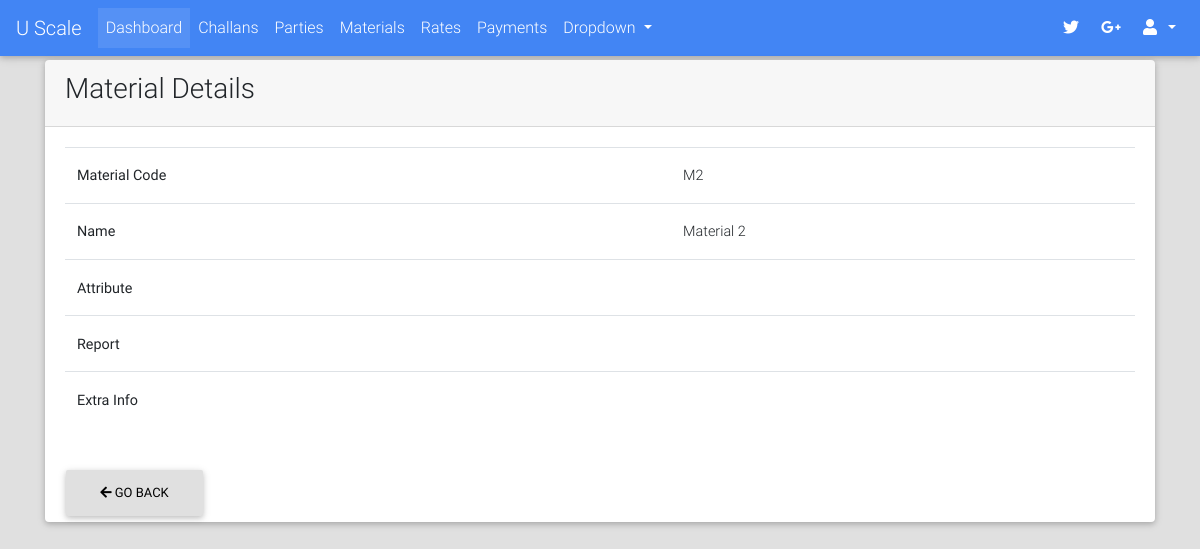
Before: /materials/detail/M2/ (signed in) with the older database file.
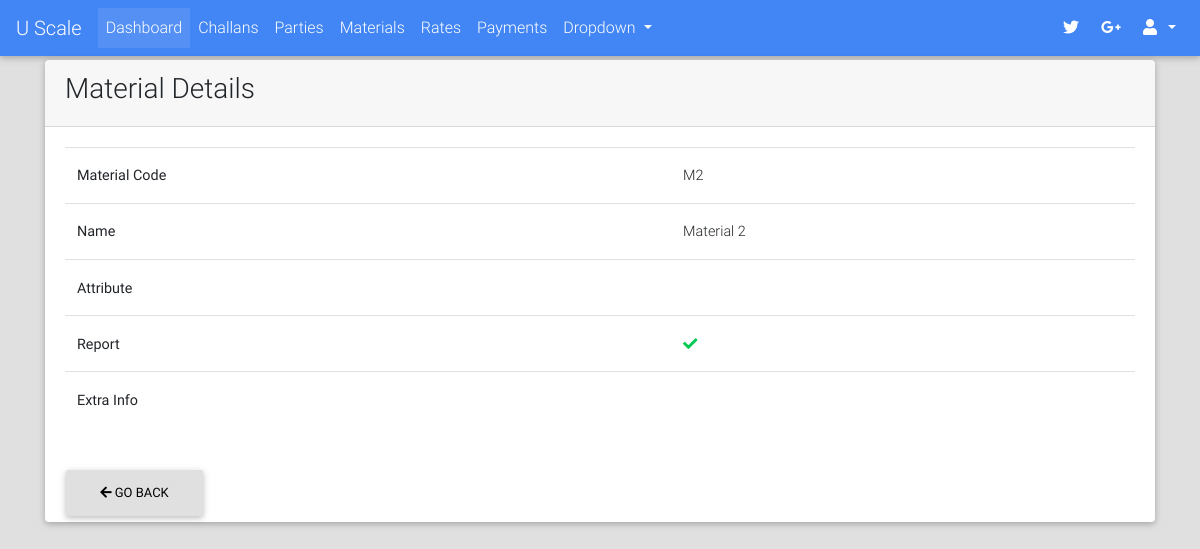
After: the same page with the newer database file.
### materials/views.py (the view)
# urls.py: url(r"^detail/(?P<material_code>[0-9a-zA-Z-\w]+)/$", views.MaterialDetailView.as_view(), name="detail"),
class MaterialDetailView(LoginRequiredMixin, DetailView):
    model = Material
    template_name = "materials/detail.html"
    slug_field = "material_code"
    slug_url_kwarg = "material_code"
    def get_object(self, queryset=None):
        material = super().get_object()
        if material.is_active:
            return material
        return Http404("Material Is Not Active")

### portal/templates/materials/detail.html (shortened to what this page needs)
{% extends "portal/base.html" %}
{% load crispy_forms_tags %}
{% block content %}
    <div class="container">
        <div class="card">
            <div class="card-header">
                <h3>Material Details</h3>
            </div>
            <div class="card-body">
                <table class="table">
                    <tbody>
                        <tr>
                             <th>Material Code</th>
                             <td>{{ material.material_code }}</td>
                         </tr>
                        <tr>
                            <th>Name</th>
                            <td>{{ material.name }}</td>
                        </tr>
                        <tr>
                            <th>Attribute</th>
                            <td>{{ material.attribute }}</td>
                        </tr>
                        <tr>
                            <th>Report</th>
                            <td>
                                {% if material.has_report %}
                                    <i class="fa fa-check text-success"></i>
                                {% else %}
                                    <i class="fa fa-close text-danger"></i>
                                {% endif %}
                            </td>
                        </tr>
                        <tr>
                            <th>Extra Info</th>
                            <td>{{ material.extra_info }}</td>
                        </tr>
                    </tbody>
                 </table>
            </div>
            <div class="container">
                <button class="btn btn-light" onclick="goBack();"><i class="fa fa-arrow-left"></i> Go Back</button>
            </div>
        </div>
    </div>
{% endblock %}

Changed rows visible on the page:
changed Material "Material 2": has_report False → True (drawn)
